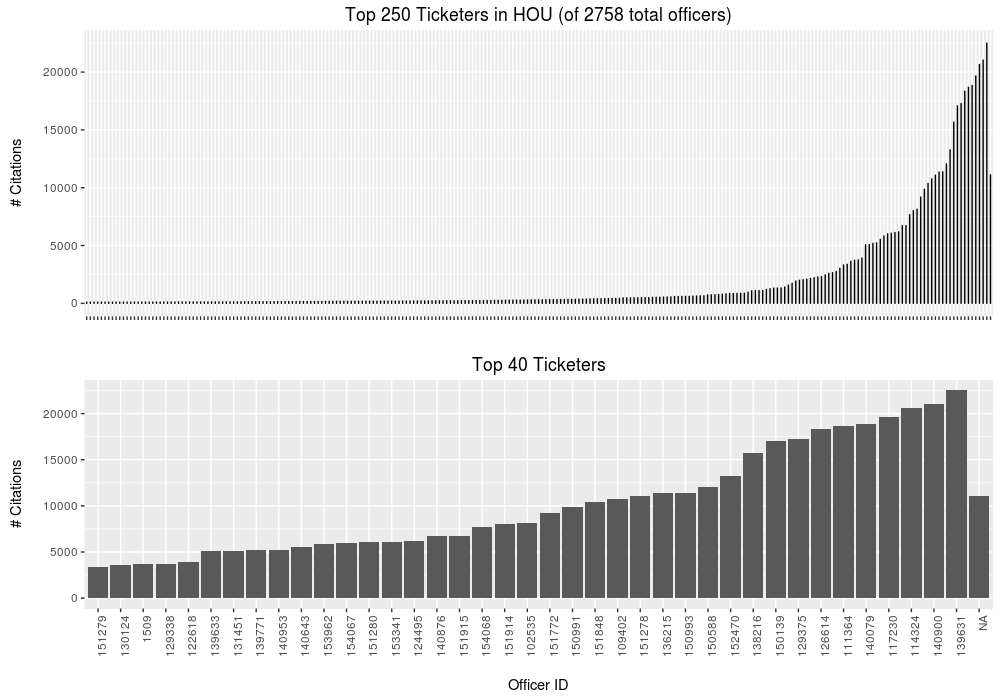

This figure's R source:
source("initial.R")
library(stringr)
#Examine the officers who give the most tickets (prolific police)
all_ticketers = queryDB("SELECT * from tickets_by_officer")
#Select out officer name and ID
all_ticketers$Officer_Name = sapply(all_ticketers$Citation_Officer, function(raw){trimws(str_extract(raw, "[\\w, ]+[ ]*[^\\d-]")[1])})
all_ticketers$Officer_Id = sapply(all_ticketers$Citation_Officer, function(x){str_extract(x, "\\d+")[1]})
#all_ticketers$Citation_Officer = NULL
a = ggplot(all_ticketers[1:250,], aes(x=reorder(Officer_Id, ct), y=ct))+
  geom_density(stat="identity")+
  xlab("")+ylab("# Citations\n")+
  ggtitle("Top 250 Ticketers in HOU (of 2758 total officers)")+
  theme(axis.text.x = element_text(angle = 90, hjust = 1, size=0))
#Test if any officers have multiple ID # entries in the DB
officer_name_counts = as.data.frame(table(all_ticketers$Officer_Name))
num_duplicates = nrow(all_ticketers)-nrow(officer_name_counts)
print(paste("Number of duplicates:", num_duplicates))
#Top ticketers
top_ticketers = all_ticketers[1:40,]
b = ggplot(top_ticketers, aes(x=reorder(Officer_Id, ct), y=ct))+
  geom_bar(stat="identity", position=position_dodge(.1))+
  xlab("\nOfficer ID")+ylab("# Citations\n")+
  ggtitle("Top 40 Ticketers")+
  theme(axis.text.x = element_text(angle = 90, hjust = 1))
grid.arrange(a,b)
